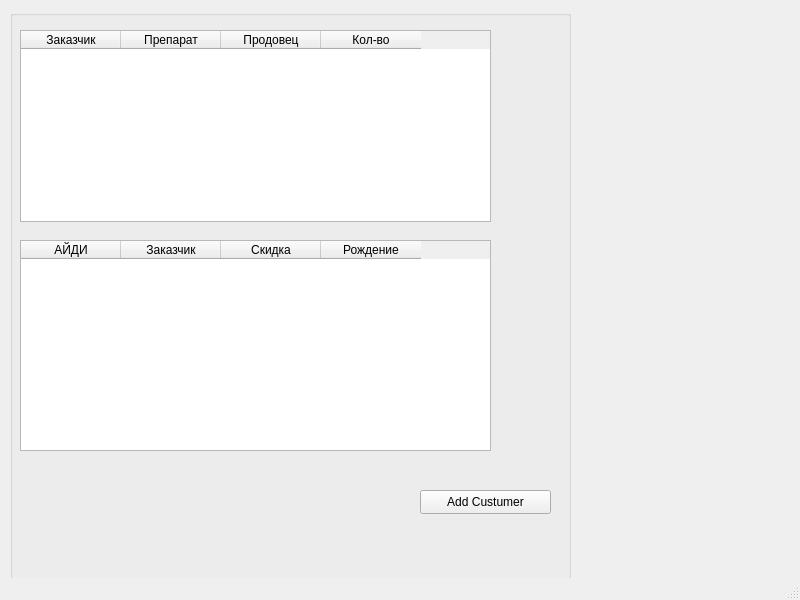
<?xml version="1.0" encoding="UTF-8"?>
<ui version="4.0">
 <class>MainWindow</class>
 <widget class="QMainWindow" name="MainWindow">
  <property name="geometry">
   <rect>
    <x>0</x>
    <y>0</y>
    <width>800</width>
    <height>600</height>
   </rect>
  </property>
  <property name="windowTitle">
   <string>MainWindow</string>
  </property>
  <widget class="QWidget" name="centralwidget">
   <widget class="QGroupBox" name="groupBox">
    <property name="geometry">
     <rect>
      <x>10</x>
      <y>10</y>
      <width>561</width>
      <height>571</height>
     </rect>
    </property>
    <property name="title">
     <string/>
    </property>
    <widget class="QTableWidget" name="tableWidget">
     <property name="geometry">
      <rect>
       <x>10</x>
       <y>20</y>
       <width>471</width>
       <height>192</height>
      </rect>
     </property>
     <column>
      <property name="text">
       <string>Заказчик</string>
      </property>
     </column>
     <column>
      <property name="text">
       <string>Препарат</string>
      </property>
     </column>
     <column>
      <property name="text">
       <string>Продовец</string>
      </property>
     </column>
     <column>
      <property name="text">
       <string>Кол-во</string>
      </property>
     </column>
    </widget>
    <widget class="QGroupBox" name="groupBox_2">
     <property name="geometry">
      <rect>
       <x>10</x>
       <y>230</y>
       <width>471</width>
       <height>211</height>
      </rect>
     </property>
     <property name="title">
      <string/>
     </property>
     <widget class="QTableWidget" name="tableWidget_2">
      <property name="geometry">
       <rect>
        <x>0</x>
        <y>0</y>
        <width>471</width>
        <height>211</height>
       </rect>
      </property>
      <column>
       <property name="text">
        <string>АЙДИ</string>
       </property>
      </column>
      <column>
       <property name="text">
        <string>Заказчик</string>
       </property>
      </column>
      <column>
       <property name="text">
        <string>Скидка</string>
       </property>
      </column>
      <column>
       <property name="text">
        <string>Рождение</string>
       </property>
      </column>
     </widget>
    </widget>
    <widget class="QPushButton" name="pushButton">
     <property name="geometry">
      <rect>
       <x>410</x>
       <y>480</y>
       <width>131</width>
       <height>24</height>
      </rect>
     </property>
     <property name="text">
      <string>Add Custumer</string>
     </property>
    </widget>
   </widget>
  </widget>
  <widget class="QMenuBar" name="menubar">
   <property name="geometry">
    <rect>
     <x>0</x>
     <y>0</y>
     <width>800</width>
     <height>21</height>
    </rect>
   </property>
  </widget>
  <widget class="QStatusBar" name="statusbar"/>
 </widget>
 <resources/>
 <connections/>
</ui>
